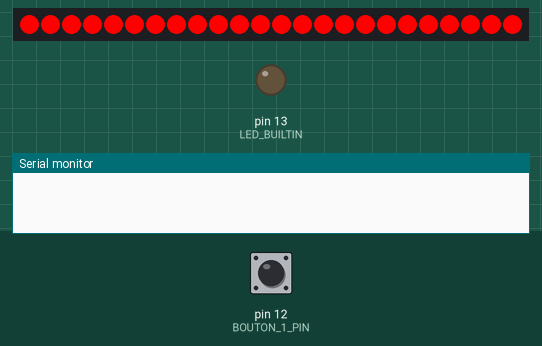
Recording of a sketch running on a simulated Arduino Uno, built with avr-gcc and run on an emulated ATmega328P. On the bench: 24 RGB LEDs in strip order, left to right, output pins drawn as LEDs (lit = HIGH), the last lines printed to the serial monitor. The test bench sets the inputs (shaded band); at power-on: pin 12 (BOUTON_1_PIN) HIGH. Dim RGB values are drawn brighter than linear; EEPROM starts erased.

Above: at 1.2 s.
1.3 s: pin 12 (BOUTON_1_PIN) pulled LOW for 3.2 s
At 5.2 s:
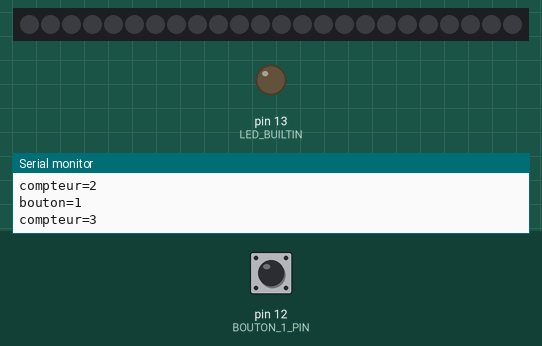
7.5 s: pin 12 (BOUTON_1_PIN) pulled LOW for 0.15 s
At 8.99 s:
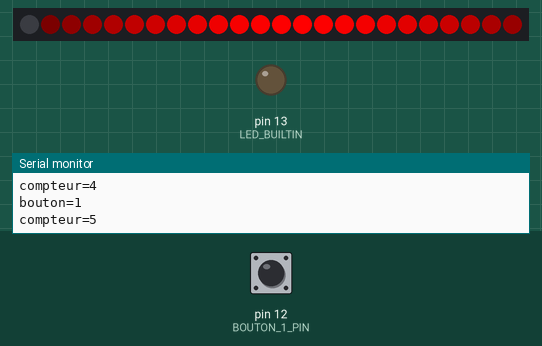
10.3 s: pin 12 (BOUTON_1_PIN) pulled LOW for 1 s
At 11.1 s:
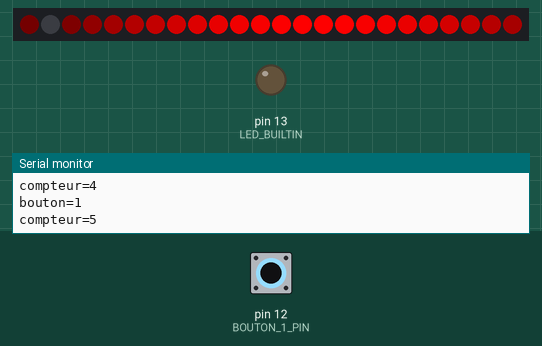
12.8 s: pin 12 (BOUTON_1_PIN) pulled LOW for 0.15 s
At 14.32 s:
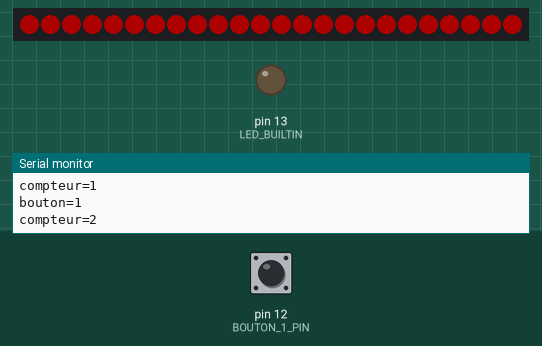
Timing chart, 0 to 15.8 s (numbered marks = the images above; inputs shaded):
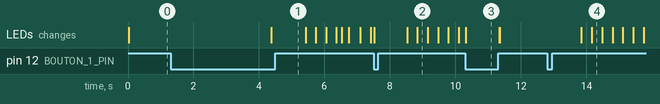

The sketch:

lanterneBouton.ino
```cpp
#include <WS2812FX.h>
#include <EEPROM.h>

#define NBRLED 24
#define LEDP 9

WS2812FX ws2812fx = WS2812FX(NBRLED, LEDP, NEO_GRB + NEO_KHZ800);

const int BOUTON_1_PIN = 12;

int compteur;
uint8_t mode;

void setup() {
  pinMode(LED_BUILTIN, OUTPUT);
  pinMode(BOUTON_1_PIN, INPUT_PULLUP);

  Serial.begin(115200);

  // lecture du dernier mode en eeprom
  EEPROM.get(0, mode);

  // initialisation leds
  ws2812fx.init();
  ws2812fx.setBrightness(255);
  ws2812fx.setSpeed(500);
  ws2812fx.setColor(255, 0, 0);
  // donnée en eeprom valide ?
  if (mode <  MODE_COUNT)
    ws2812fx.setMode(mode);
  else
    ws2812fx.setMode(FX_MODE_STATIC);
  ws2812fx.start();
}

void loop() {
  int val = testBouton();

  ws2812fx.service();

  if (val != -1) {
    compteur++;

    // oui, on prend en compte le compteur
    Serial.print("compteur=");
    Serial.println(compteur);
    switch (compteur) {
      case 1:
        mode = FX_MODE_STATIC;
        break;
      case 2:
        mode = FX_MODE_FADE;
        break;
      case 3:
        mode = FX_MODE_FIREWORKS;
        break;
      case 4:
        mode = FX_MODE_SPARKLE;
        break;
      case 5:
        mode = FX_MODE_RUNNING_LIGHTS;
        //On remet à 0 pour passer à 1 lorsd du prochain clique
        compteur = 0;
        break;
    }
    ws2812fx.setMode(mode);
    EEPROM.put(0, mode);
  } /*else {
        // dans la seconde
        if(val > 6000) {
          Serial.print("val=");
          Serial.println(val);
          digitalWrite(LED_BUILTIN, !digitalRead(LED_BUILTIN));
          compteur++;
          delay(180); // debounce
        }*/
}


//fonction qui teste l'état des boutons et retourne le numéro de bouton
int testBouton() {
  int bouton = -1;
  int val = digitalRead(BOUTON_1_PIN);  // read input value;
  int valDelay = 20;
  delay(valDelay); //cf http://arduino.cc/en/Tutorial/AnalogInputPins have to wait a little before reading another value
  if (val == LOW) {
    bouton = 1;
    delay(1000);
    Serial.println("bouton=1");
  }

  return bouton;
}
```

Measured:
- after the input at 1.3 s, the LEDs: change after 3.1 s (image 1)
- after the input at 12.8 s, the LEDs: first change after 1.0 s (image 4 shows a later state)
